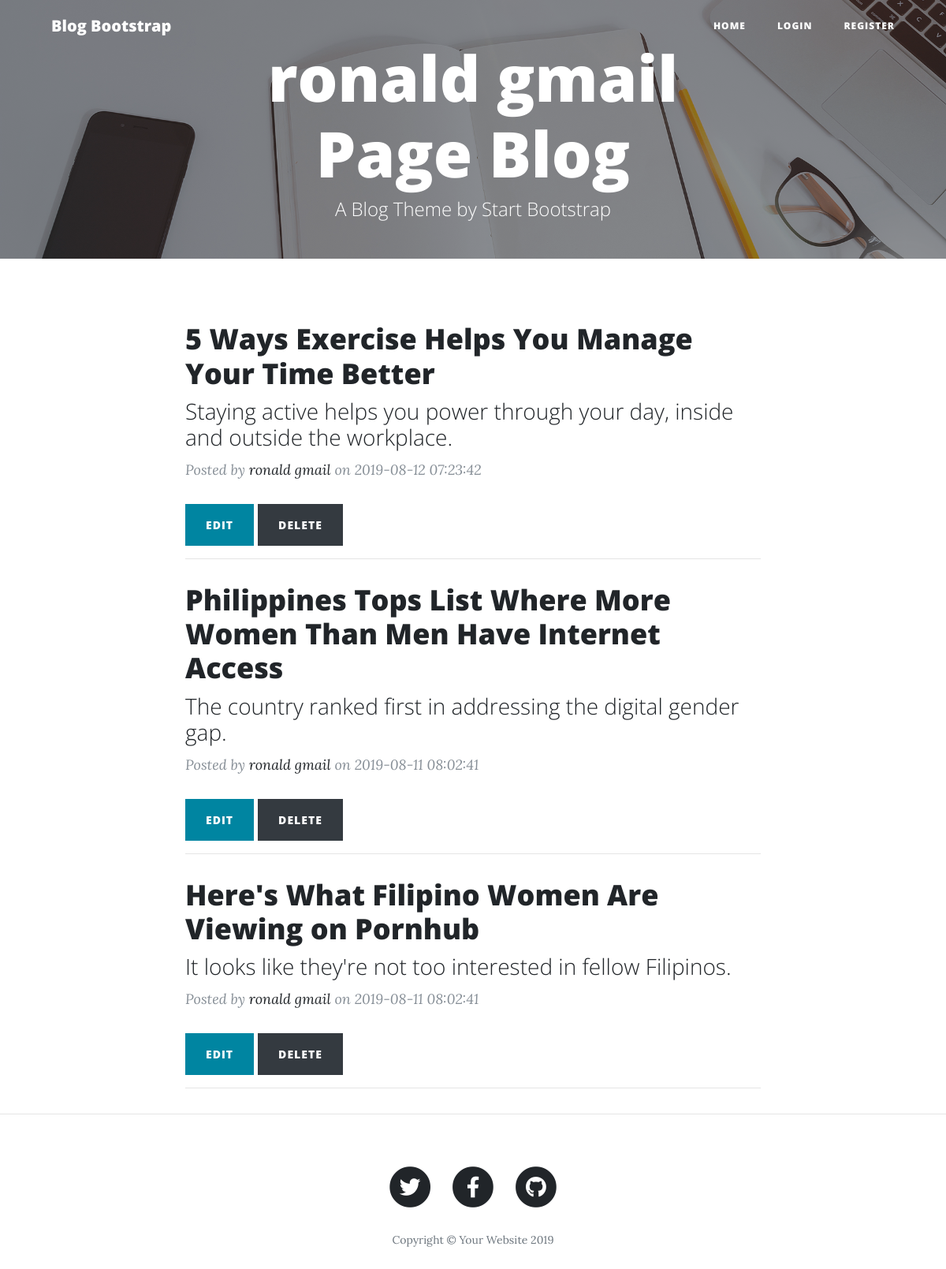
Screenshot of /blogs.php?uid=1 with the database file from the repository.
### tables this page shows
CREATE TABLE `users` (
  `id` int(10) UNSIGNED NOT NULL,
  `email` varchar(250) NOT NULL,
  `username` varchar(255) NOT NULL,
  `password` char(255) NOT NULL
);

CREATE TABLE `posts` (
  `id` int(10) UNSIGNED NOT NULL,
  `title` varchar(255) DEFAULT NULL,
  `small_desc` text NOT NULL,
  `content` longtext NOT NULL,
  `author` varchar(255) NOT NULL,
  `date` timestamp NOT NULL DEFAULT CURRENT_TIMESTAMP
);

### app/services/User.php (called while the page is built, shortened)
<?php
class User extends Database {
	protected $db_connection;
	public function __construct() {
		$this->db_connection = $this->db_connect();
		return $this;
	}
	public function getUserById($id) {
		$query = $this->db_connection->prepare('
            SELECT username, email FROM users
            WHERE id = :userId LIMIT 1');
        $query->bindParam(':userId', $id, \PDO::PARAM_INT);
        $query->execute();
        return $query->fetch(\PDO::FETCH_OBJ);
	}
}
?>

### app/config/Database.php (called while the page is built, shortened)
<?php
class Database extends \PDO{
    protected $db = 'blog_db';
    protected $host = 'localhost';
    protected $user = 'root';
    protected $pw = '';
	public function db_connect()
	{
		$dsn = 'mysql:host=' . $this->host . ';dbname=' . $this->db;
		try {
			$pdo = new \PDO($dsn, $this->user, $this->pw);
			$pdo->setAttribute(\PDO::ATTR_ERRMODE, \PDO::ERRMODE_EXCEPTION);
			return $pdo;
		}
		catch(PDOException $e) {
			echo 'Connection failed: ' . $e->getMessage();
		}
	}
}

### app/services/Post.php (called while the page is built, shortened)
<?php
class Post extends Database {
	protected $db_connection;
    public function __construct() {
        $this->db_connection = $this->db_connect();
    }
    public function getByUserId($id) {
        $query = $this->db_connection->prepare('
            SELECT posts.*, users.username, users.id as uid FROM  posts
            LEFT JOIN users ON posts.author = users.id
            WHERE users.id = :userId
            ORDER BY posts.date DESC');
        $query->bindParam(':userId', $id, \PDO::PARAM_INT);
        $query->execute();
        return $query->fetchAll(\PDO::FETCH_OBJ);
    }
}

### blogs.php (the view, shortened to what this page needs)
<?php
$postModel = new Post;
$posts = $postModel->getByUserId($_GET['uid']);
$userModel = new User;
$user = $userModel->getUserById($_GET['uid']);
include('header.php');
include('nav.php');
?>
  <header class="masthead" style="background-image: url('assets/img/home-bg.jpg')">
    <div class="overlay"></div>
    <div class="container">
      <div class="row">
        <div class="col-lg-8 col-md-10 mx-auto">
          <div class="site-heading">
            <h1><?php echo $user->username ?> Page Blog</h1>
            <span class="subheading">A Blog Theme by Start Bootstrap</span>
          </div>
        </div>
      </div>
    </div>
  </header>
  <div class="container">
    <div class="row">
      <div class="col-lg-8 col-md-10 mx-auto">
      	<?php
        foreach ($posts as $key => $p) { ?>
        <div class="post-preview">
          <a href="article.php?id=<?php echo $p->id ?>">
            <h2 class="post-title">
              <?php echo $p->title ?>
            </h2>
            <h3 class="post-subtitle">
              <?php echo $p->small_desc ?>
            </h3>
          </a>
          <p class="post-meta">Posted by
            <a href="article.php?id=<?php echo $p->id ?>"><?php echo $p->username ?></a>
            on <?php echo $p->date ?></p>
            <div class="form-row">
              <div class="_col col-xs-6"><a href="post.php?a=edit&amp;id=<?php echo $p->id ?>" class="btn btn-primary btn-sm">Edit</a></div>
              <div class="_col">
                <form
                  name="delete"
                  onsubmit="return confirm('Do you really want to delete this article?');"
                  action="blogs.php?a=delete&amp;uid=<?php echo $p->uid ?>"
                  method="post"
                  class="link">
                  <button type="submit" name="delete" value="<?php echo $p->id ?>" class="btn btn-dark">
                      Delete
                  </button>
                </form>
              </div>
            </div>
        </div>
        <hr>
        <?php
        }
      	?>
      </div>
    </div>
  </div>
<?php
include('footer.php');

### assets/css/clean-blog.css (style rules this page uses)
body { font-size: 20px; color: #212529; font-family: 'Lora', 'Times New Roman', serif; }
p { line-height: 1.5; margin: 30px 0; }
p a { text-decoration: underline; }
h1, h2, h3, h4, h5, h6 { font-weight: 800; font-family: 'Open Sans', 'Helvetica Neue', Helvetica, Arial, sans-serif; }
a { color: #212529; -webkit-transition: all 0.2s; transition: all 0.2s; }
header.masthead { margin-bottom: 50px; background: no-repeat center center; background-color: #868e96; background-attachment: scroll; position: relative; background-size: cover; }
header.masthead .overlay { position: absolute; top: 0; left: 0; height: 100%; width: 100%; background-color: #212529; opacity: 0.5; }
header.masthead .page-heading, header.masthead .post-heading, header.masthead .site-heading { padding: 50px 0 150px; color: white; }
@media only screen and (min-width: 768px) { header.masthead .page-heading, header.masthead .post-heading, header.masthead .site-heading { padding: 50px 0; } }
header.masthead .page-heading, header.masthead .site-heading { text-align: center; }
header.masthead .page-heading h1, header.masthead .site-heading h1 { font-size: 50px; margin-top: 0; }
header.masthead .page-heading .subheading, header.masthead .site-heading .subheading { font-size: 24px; font-weight: 300; line-height: 1.1; display: block; margin: 10px 0 0; font-family: 'Open Sans', 'Helvetica Neue', Helvetica, Arial, sans-serif; }
@media only screen and (min-width: 768px) { header.masthead .page-heading h1, header.masthead .site-heading h1 { font-size: 80px; } }
.post-preview > a { color: #212529; }
.post-preview > a > .post-title { font-size: 30px; margin-top: 30px; margin-bottom: 10px; }
.post-preview > a > .post-subtitle { font-weight: 300; margin: 0 0 10px; }
.post-preview > .post-meta { font-size: 18px; font-style: italic; margin-top: 0; color: #868e96; }
.post-preview > .post-meta > a { text-decoration: none; color: #212529; }
@media only screen and (min-width: 768px) { .post-preview > a > .post-title { font-size: 36px; } }
.btn { font-size: 14px; font-weight: 800; padding: 15px 25px; letter-spacing: 1px; text-transform: uppercase; border-radius: 0; font-family: 'Open Sans', 'Helvetica Neue', Helvetica, Arial, sans-serif; }
.btn-primary { background-color: #0085A1; border-color: #0085A1; }

### rows the page displays
users: username "ronald gmail"
posts: title "5 Ways Exercise Helps You Manage Your Time Better", small_desc "Staying active helps you power through your day, inside and outside the workplace.", users.username "ronald gmail", date "2019-08-12 07:23:42", $p->id 1 (drawn)
posts: title "Philippines Tops List Where More Women Than Men Have Internet Access", small_desc "The country ranked first in addressing the digital gender gap.", users.username "ronald gmail", date "2019-08-11 08:02:41", $p->id 2 (drawn)
posts: title "Here's What Filipino Women Are Viewing on Pornhub", small_desc "It looks like they're not too interested in fellow Filipinos.", users.username "ronald gmail", date "2019-08-11 08:02:41", $p->id 3 (drawn)
